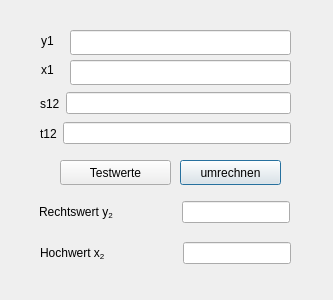
<?xml version="1.0" encoding="UTF-8"?>
<ui version="4.0">
 <class>ersteGrund_gui</class>
 <widget class="QDialog" name="ersteGrund_gui">
  <property name="geometry">
   <rect>
    <x>0</x>
    <y>0</y>
    <width>333</width>
    <height>300</height>
   </rect>
  </property>
  <property name="windowTitle">
   <string>1. &quot;geodätische Hauptaufgabe&quot;</string>
  </property>
  <widget class="QPushButton" name="umrechnen">
   <property name="geometry">
    <rect>
     <x>180</x>
     <y>160</y>
     <width>101</width>
     <height>25</height>
    </rect>
   </property>
   <property name="text">
    <string>umrechnen</string>
   </property>
  </widget>
  <widget class="QPushButton" name="Testwerte">
   <property name="geometry">
    <rect>
     <x>60</x>
     <y>160</y>
     <width>111</width>
     <height>25</height>
    </rect>
   </property>
   <property name="text">
    <string>Testwerte</string>
   </property>
  </widget>
  <widget class="QWidget" name="layoutWidget">
   <property name="geometry">
    <rect>
     <x>40</x>
     <y>90</y>
     <width>251</width>
     <height>27</height>
    </rect>
   </property>
   <layout class="QHBoxLayout" name="horizontalLayout_3">
    <item>
     <widget class="QLabel" name="s12">
      <property name="text">
       <string>s12</string>
      </property>
     </widget>
    </item>
    <item>
     <widget class="QLineEdit" name="lineEdit_s12"/>
    </item>
   </layout>
  </widget>
  <widget class="QWidget" name="layoutWidget">
   <property name="geometry">
    <rect>
     <x>40</x>
     <y>120</y>
     <width>251</width>
     <height>27</height>
    </rect>
   </property>
   <layout class="QHBoxLayout" name="horizontalLayout_4">
    <item>
     <widget class="QLabel" name="t12">
      <property name="text">
       <string>t12</string>
      </property>
     </widget>
    </item>
    <item>
     <widget class="QLineEdit" name="lineEdit_t12"/>
    </item>
   </layout>
  </widget>
  <widget class="QWidget" name="layoutWidget">
   <property name="geometry">
    <rect>
     <x>39</x>
     <y>199</y>
     <width>251</width>
     <height>27</height>
    </rect>
   </property>
   <layout class="QHBoxLayout" name="horizontalLayout_5">
    <item>
     <widget class="QLabel" name="Rechtswert">
      <property name="text">
       <string>Rechtswert y&lt;sub&gt;2&lt;/sub&gt;</string>
      </property>
     </widget>
    </item>
    <item alignment="Qt::AlignRight">
     <widget class="QLineEdit" name="lineEdit_y2"/>
    </item>
   </layout>
  </widget>
  <widget class="QWidget" name="layoutWidget">
   <property name="geometry">
    <rect>
     <x>40</x>
     <y>240</y>
     <width>251</width>
     <height>27</height>
    </rect>
   </property>
   <layout class="QHBoxLayout" name="horizontalLayout_6">
    <item>
     <widget class="QLabel" name="Hochwert">
      <property name="text">
       <string>&lt;html&gt;&lt;head/&gt;&lt;body&gt;&lt;p&gt;Hochwert x&lt;span style=&quot; vertical-align:sub;&quot;&gt;2	&lt;/span&gt;&lt;/p&gt;&lt;/body&gt;&lt;/html&gt;</string>
      </property>
     </widget>
    </item>
    <item alignment="Qt::AlignRight|Qt::AlignVCenter">
     <widget class="QLineEdit" name="lineEdit_x2">
      <property name="maximumSize">
       <size>
        <width>16777215</width>
        <height>25</height>
       </size>
      </property>
     </widget>
    </item>
   </layout>
  </widget>
  <widget class="QLabel" name="x1">
   <property name="geometry">
    <rect>
     <x>41</x>
     <y>61</y>
     <width>17</width>
     <height>17</height>
    </rect>
   </property>
   <property name="text">
    <string>x1</string>
   </property>
  </widget>
  <widget class="QLineEdit" name="lineEdit_x1">
   <property name="geometry">
    <rect>
     <x>70</x>
     <y>60</y>
     <width>221</width>
     <height>25</height>
    </rect>
   </property>
  </widget>
  <widget class="QLabel" name="y1">
   <property name="geometry">
    <rect>
     <x>41</x>
     <y>32</y>
     <width>16</width>
     <height>17</height>
    </rect>
   </property>
   <property name="text">
    <string>y1</string>
   </property>
  </widget>
  <widget class="QLineEdit" name="lineEdit_y1">
   <property name="geometry">
    <rect>
     <x>70</x>
     <y>30</y>
     <width>221</width>
     <height>25</height>
    </rect>
   </property>
  </widget>
 </widget>
 <resources/>
 <connections/>
</ui>
